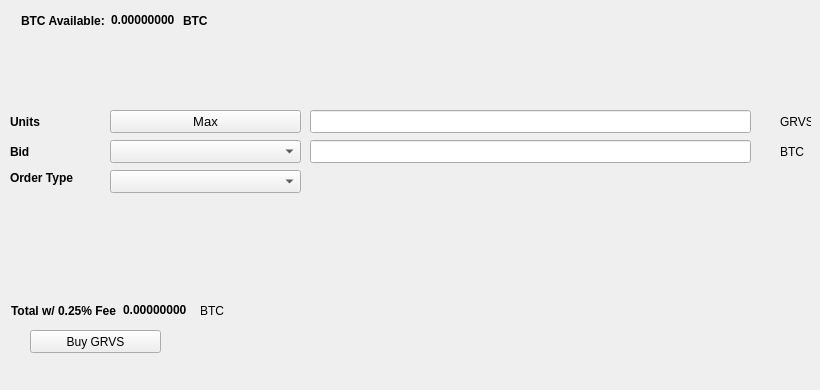
   <widget class="QWidget" name="BuyTab">
    <attribute name="title">
     <string>Buy</string>
    </attribute>
    <widget class="QPushButton" name="BuyGRVS">
     <property name="geometry">
      <rect>
       <x>30</x>
       <y>330</y>
       <width>131</width>
       <height>23</height>
      </rect>
     </property>
     <property name="text">
      <string>Buy GRVS</string>
     </property>
     <property name="icon">
      <iconset resource="../grvs.qrc">
       <normaloff>:/icons/bitcoin</normaloff>:/icons/bitcoin</iconset>
     </property>
    </widget>
    <widget class="QLabel" name="label_3">
     <property name="geometry">
      <rect>
       <x>10</x>
       <y>110</y>
       <width>46</width>
       <height>23</height>
      </rect>
     </property>
     <property name="font">
      <font>
       <weight>75</weight>
       <bold>true</bold>
      </font>
     </property>
     <property name="text">
      <string>Units</string>
     </property>
    </widget>
    <widget class="QLineEdit" name="UnitsInput">
     <property name="geometry">
      <rect>
       <x>310</x>
       <y>110</y>
       <width>441</width>
       <height>23</height>
      </rect>
     </property>
     <property name="font">
      <font>
       <pointsize>9</pointsize>
       <weight>75</weight>
       <bold>true</bold>
      </font>
     </property>
    </widget>
    <widget class="QLineEdit" name="BuyBidPriceEdit">
     <property name="geometry">
      <rect>
       <x>310</x>
       <y>140</y>
       <width>441</width>
       <height>23</height>
      </rect>
     </property>
     <property name="font">
      <font>
       <pointsize>9</pointsize>
       <weight>75</weight>
       <bold>true</bold>
      </font>
     </property>
    </widget>
    <widget class="QLabel" name="label_4">
     <property name="geometry">
      <rect>
       <x>780</x>
       <y>110</y>
       <width>31</width>
       <height>23</height>
      </rect>
     </property>
     <property name="text">
      <string>GRVS</string>
     </property>
    </widget>
    <widget class="QLabel" name="label_5">
     <property name="geometry">
      <rect>
       <x>780</x>
       <y>140</y>
       <width>31</width>
       <height>23</height>
      </rect>
     </property>
     <property name="text">
      <string>BTC</string>
     </property>
    </widget>
    <widget class="QLabel" name="label_6">
     <property name="geometry">
      <rect>
       <x>10</x>
       <y>140</y>
       <width>46</width>
       <height>23</height>
      </rect>
     </property>
     <property name="font">
      <font>
       <weight>75</weight>
       <bold>true</bold>
      </font>
     </property>
     <property name="text">
      <string>Bid</string>
     </property>
    </widget>
    <widget class="QLabel" name="label_7">
     <property name="geometry">
      <rect>
       <x>10</x>
       <y>170</y>
       <width>91</width>
       <height>16</height>
      </rect>
     </property>
     <property name="font">
      <font>
       <weight>75</weight>
       <bold>true</bold>
      </font>
     </property>
     <property name="text">
      <string>Order Type</string>
     </property>
    </widget>
    <widget class="QPushButton" name="Buy_Max_Amount">
     <property name="geometry">
      <rect>
       <x>110</x>
       <y>110</y>
       <width>191</width>
       <height>23</height>
      </rect>
     </property>
     <property name="font">
      <font>
       <pointsize>10</pointsize>
      </font>
     </property>
     <property name="text">
      <string>Max</string>
     </property>
    </widget>
    <widget class="QComboBox" name="BuyBidcomboBox">
     <property name="geometry">
      <rect>
       <x>110</x>
       <y>140</y>
       <width>191</width>
       <height>23</height>
      </rect>
     </property>
     <property name="font">
      <font>
       <pointsize>10</pointsize>
      </font>
     </property>
    </widget>
    <widget class="QComboBox" name="buyOrdertypeCombo">
     <property name="geometry">
      <rect>
       <x>110</x>
       <y>170</y>
       <width>191</width>
       <height>23</height>
      </rect>
     </property>
     <property name="font">
      <font>
       <pointsize>10</pointsize>
      </font>
     </property>
    </widget>
    <widget class="QWidget" name="layoutWidget1">
     <property name="geometry">
      <rect>
       <x>21</x>
       <y>11</y>
       <width>227</width>
       <height>19</height>
      </rect>
     </property>
     <layout class="QHBoxLayout" name="horizontalLayout_3">
      <item>
       <widget class="QLabel" name="label232">
        <property name="font">
         <font>
          <weight>75</weight>
          <bold>true</bold>
         </font>
        </property>
        <property name="text">
         <string>BTC Available:</string>
        </property>
       </widget>
      </item>
      <item>
       <widget class="QLabel" name="BtcAvailableLbl">
        <property name="palette">
         <palette>
          <active>
           <colorrole role="WindowText">
            <brush brushstyle="SolidPattern">
             <color alpha="255">
              <red>0</red>
              <green>0</green>
              <blue>0</blue>
             </color>
            </brush>
           </colorrole>
           <colorrole role="Button">
            <brush brushstyle="SolidPattern">
             <color alpha="255">
              <red>0</red>
              <green>170</green>
              <blue>0</blue>
             </color>
            </brush>
           </colorrole>
           <colorrole role="Light">
            <brush brushstyle="SolidPattern">
             <color alpha="255">
              <red>0</red>
              <green>255</green>
              <blue>0</blue>
             </color>
            </brush>
           </colorrole>
           <colorrole role="Midlight">
            <brush brushstyle="SolidPattern">
             <color alpha="255">
              <red>0</red>
              <green>212</green>
              <blue>0</blue>
             </color>
            </brush>
           </colorrole>
           <colorrole role="Dark">
            <brush brushstyle="SolidPattern">
             <color alpha="255">
              <red>0</red>
              <green>85</green>
              <blue>0</blue>
             </color>
            </brush>
           </colorrole>
           <colorrole role="Mid">
            <brush brushstyle="SolidPattern">
             <color alpha="255">
              <red>0</red>
              <green>113</green>
              <blue>0</blue>
             </color>
            </brush>
           </colorrole>
           <colorrole role="Text">
            <brush brushstyle="SolidPattern">
             <color alpha="255">
              <red>0</red>
              <green>170</green>
              <blue>0</blue>
             </color>
            </brush>
           </colorrole>
           <colorrole role="BrightText">
            <brush brushstyle="SolidPattern">
             <color alpha="255">
              <red>255</red>
              <green>255</green>
              <blue>255</blue>
             </color>
            </brush>
           </colorrole>
           <colorrole role="ButtonText">
            <brush brushstyle="SolidPattern">
             <color alpha="255">
              <red>0</red>
              <green>0</green>
              <blue>0</blue>
             </color>
            </brush>
           </colorrole>
           <colorrole role="Base">
            <brush brushstyle="SolidPattern">
             <color alpha="255">
              <red>255</red>
              <green>255</green>
              <blue>255</blue>
             </color>
            </brush>
           </colorrole>
           <colorrole role="Window">
            <brush brushstyle="SolidPattern">
             <color alpha="255">
              <red>0</red>
              <green>170</green>
              <blue>0</blue>
             </color>
            </brush>
           </colorrole>
           <colorrole role="Shadow">
            <brush brushstyle="SolidPattern">
             <color alpha="255">
              <red>0</red>
              <green>0</green>
              <blue>0</blue>
             </color>
            </brush>
           </colorrole>
           <colorrole role="AlternateBase">
            <brush brushstyle="SolidPattern">
             <color alpha="255">
              <red>127</red>
              <green>212</green>
              <blue>127</blue>
             </color>
            </brush>
           </colorrole>
           <colorrole role="ToolTipBase">
            <brush brushstyle="SolidPattern">
             <color alpha="255">
              <red>255</red>
              <green>255</green>
              <blue>220</blue>
             </color>
            </brush>
           </colorrole>
           <colorrole role="ToolTipText">
            <brush brushstyle="SolidPattern">
             <color alpha="255">
              <red>0</red>
              <green>0</green>
              <blue>0</blue>
             </color>
            </brush>
           </colorrole>
          </active>
          <inactive>
           <colorrole role="WindowText">
            <brush brushstyle="SolidPattern">
             <color alpha="255">
              <red>0</red>
              <green>0</green>
              <blue>0</blue>
             </color>
            </brush>
           </colorrole>
           <colorrole role="Button">
            <brush brushstyle="SolidPattern">
             <color alpha="255">
              <red>0</red>
              <green>170</green>
              <blue>0</blue>
             </color>
            </brush>
           </colorrole>
           <colorrole role="Light">
            <brush brushstyle="SolidPattern">
             <color alpha="255">
              <red>0</red>
              <green>255</green>
              <blue>0</blue>
             </color>
            </brush>
           </colorrole>
           <colorrole role="Midlight">
            <brush brushstyle="SolidPattern">
             <color alpha="255">
              <red>0</red>
              <green>212</green>
              <blue>0</blue>
             </color>
            </brush>
           </colorrole>
           <colorrole role="Dark">
            <brush brushstyle="SolidPattern">
             <color alpha="255">
              <red>0</red>
              <green>85</green>
              <blue>0</blue>
             </color>
            </brush>
           </colorrole>
           <colorrole role="Mid">
            <brush brushstyle="SolidPattern">
             <color alpha="255">
              <red>0</red>
              <green>113</green>
              <blue>0</blue>
             </color>
            </brush>
           </colorrole>
           <colorrole role="Text">
            <brush brushstyle="SolidPattern">
             <color alpha="255">
              <red>0</red>
              <green>170</green>
              <blue>0</blue>
             </color>
            </brush>
           </colorrole>
           <colorrole role="BrightText">
            <brush brushstyle="SolidPattern">
             <color alpha="255">
              <red>255</red>
              <green>255</green>
              <blue>255</blue>
             </color>
            </brush>
           </colorrole>
           <colorrole role="ButtonText">
            <brush brushstyle="SolidPattern">
             <color alpha="255">
              <red>0</red>
              <green>0</green>
              <blue>0</blue>
             </color>
            </brush>
           </colorrole>
           <colorrole role="Base">
            <brush brushstyle="SolidPattern">
             <color alpha="255">
              <red>255</red>
              <green>255</green>
              <blue>255</blue>
             </color>
            </brush>
           </colorrole>
           <colorrole role="Window">
            <brush brushstyle="SolidPattern">
             <color alpha="255">
              <red>0</red>
              <green>170</green>
              <blue>0</blue>
             </color>
            </brush>
           </colorrole>
           <colorrole role="Shadow">
            <brush brushstyle="SolidPattern">
             <color alpha="255">
              <red>0</red>
              <green>0</green>
              <blue>0</blue>
             </color>
            </brush>
           </colorrole>
           <colorrole role="AlternateBase">
            <brush brushstyle="SolidPattern">
             <color alpha="255">
              <red>127</red>
              <green>212</green>
              <blue>127</blue>
             </color>
            </brush>
           </colorrole>
           <colorrole role="ToolTipBase">
            <brush brushstyle="SolidPattern">
             <color alpha="255">
              <red>255</red>
              <green>255</green>
              <blue>220</blue>
             </color>
            </brush>
           </colorrole>
           <colorrole role="ToolTipText">
            <brush brushstyle="SolidPattern">
             <color alpha="255">
              <red>0</red>
              <green>0</green>
              <blue>0</blue>
             </color>
            </brush>
           </colorrole>
          </inactive>
          <disabled>
           <colorrole role="WindowText">
            <brush brushstyle="SolidPattern">
             <color alpha="255">
              <red>0</red>
              <green>85</green>
              <blue>0</blue>
             </color>
            </brush>
           </colorrole>
           <colorrole role="Button">
            <brush brushstyle="SolidPattern">
             <color alpha="255">
              <red>0</red>
              <green>170</green>
              <blue>0</blue>
             </color>
            </brush>
           </colorrole>
           <colorrole role="Light">
            <brush brushstyle="SolidPattern">
             <color alpha="255">
              <red>0</red>
              <green>255</green>
              <blue>0</blue>
             </color>
            </brush>
           </colorrole>
           <colorrole role="Midlight">
            <brush brushstyle="SolidPattern">
             <color alpha="255">
              <red>0</red>
              <green>212</green>
              <blue>0</blue>
             </color>
            </brush>
           </colorrole>
           <colorrole role="Dark">
            <brush brushstyle="SolidPattern">
             <color alpha="255">
              <red>0</red>
              <green>85</green>
              <blue>0</blue>
             </color>
            </brush>
           </colorrole>
           <colorrole role="Mid">
            <brush brushstyle="SolidPattern">
             <color alpha="255">
              <red>0</red>
              <green>113</green>
              <blue>0</blue>
             </color>
            </brush>
           </colorrole>
           <colorrole role="Text">
            <brush brushstyle="SolidPattern">
             <color alpha="255">
              <red>0</red>
              <green>85</green>
              <blue>0</blue>
             </color>
            </brush>
           </colorrole>
           <colorrole role="BrightText">
            <brush brushstyle="SolidPattern">
             <color alpha="255">
              <red>255</red>
              <green>255</green>
              <blue>255</blue>
             </color>
            </brush>
           </colorrole>
           <colorrole role="ButtonText">
            <brush brushstyle="SolidPattern">
             <color alpha="255">
              <red>0</red>
              <green>85</green>
              <blue>0</blue>
             </color>
            </brush>
           </colorrole>
           <colorrole role="Base">
            <brush brushstyle="SolidPattern">
             <color alpha="255">
              <red>0</red>
              <green>170</green>
              <blue>0</blue>
             </color>
            </brush>
           </colorrole>
           <colorrole role="Window">
            <brush brushstyle="SolidPattern">
             <color alpha="255">
              <red>0</red>
              <green>170</green>
              <blue>0</blue>
             </color>
            </brush>
           </colorrole>
           <colorrole role="Shadow">
            <brush brushstyle="SolidPattern">
             <color alpha="255">
              <red>0</red>
              <green>0</green>
              <blue>0</blue>
             </color>
            </brush>
           </colorrole>
           <colorrole role="AlternateBase">
            <brush brushstyle="SolidPattern">
             <color alpha="255">
              <red>0</red>
              <green>170</green>
              <blue>0</blue>
             </color>
            </brush>
           </colorrole>
           <colorrole role="ToolTipBase">
            <brush brushstyle="SolidPattern">
             <color alpha="255">
              <red>255</red>
              <green>255</green>
              <blue>220</blue>
             </color>
            </brush>
           </colorrole>
           <colorrole role="ToolTipText">
            <brush brushstyle="SolidPattern">
             <color alpha="255">
              <red>0</red>
              <green>0</green>
              <blue>0</blue>
             </color>
            </brush>
           </colorrole>
          </disabled>
         </palette>
        </property>
        <property name="font">
         <font>
          <weight>75</weight>
          <bold>true</bold>
         </font>
        </property>
        <property name="text">
         <string>0.00000000</string>
        </property>
        <property name="textInteractionFlags">
         <set>Qt::LinksAccessibleByMouse|Qt::TextSelectableByKeyboard|Qt::TextSelectableByMouse</set>
        </property>
       </widget>
      </item>
      <item>
       <widget class="QLabel" name="BtcAvailableLbl_2">
        <property name="font">
         <font>
          <weight>75</weight>
          <bold>true</bold>
         </font>
        </property>
        <property name="text">
         <string>BTC</string>
        </property>
       </widget>
      </item>
     </layout>
    </widget>
    <widget class="QWidget" name="layoutWidge2">
     <property name="geometry">
      <rect>
       <x>11</x>
       <y>301</y>
       <width>259</width>
       <height>19</height>
      </rect>
     </property>
     <layout class="QHBoxLayout" name="horizontalLayout_4">
      <item>
       <widget class="QLabel" name="label_9">
        <property name="font">
         <font>
          <weight>75</weight>
          <bold>true</bold>
         </font>
        </property>
        <property name="text">
         <string>Total w/ 0.25% Fee</string>
        </property>
       </widget>
      </item>
      <item>
       <widget class="QLabel" name="BuyCostLabel">
        <property name="palette">
         <palette>
          <active>
           <colorrole role="WindowText">
            <brush brushstyle="SolidPattern">
             <color alpha="255">
              <red>0</red>
              <green>0</green>
              <blue>0</blue>
             </color>
            </brush>
           </colorrole>
           <colorrole role="Button">
            <brush brushstyle="SolidPattern">
             <color alpha="255">
              <red>0</red>
              <green>170</green>
              <blue>0</blue>
             </color>
            </brush>
           </colorrole>
           <colorrole role="Light">
            <brush brushstyle="SolidPattern">
             <color alpha="255">
              <red>0</red>
              <green>255</green>
              <blue>0</blue>
             </color>
            </brush>
           </colorrole>
           <colorrole role="Midlight">
            <brush brushstyle="SolidPattern">
             <color alpha="255">
              <red>0</red>
              <green>212</green>
              <blue>0</blue>
             </color>
            </brush>
           </colorrole>
           <colorrole role="Dark">
            <brush brushstyle="SolidPattern">
             <color alpha="255">
              <red>0</red>
              <green>85</green>
              <blue>0</blue>
             </color>
            </brush>
           </colorrole>
           <colorrole role="Mid">
            <brush brushstyle="SolidPattern">
             <color alpha="255">
              <red>0</red>
              <green>113</green>
              <blue>0</blue>
             </color>
            </brush>
           </colorrole>
           <colorrole role="Text">
            <brush brushstyle="SolidPattern">
             <color alpha="255">
              <red>0</red>
              <green>170</green>
              <blue>0</blue>
             </color>
            </brush>
           </colorrole>
           <colorrole role="BrightText">
            <brush brushstyle="SolidPattern">
             <color alpha="255">
              <red>255</red>
              <green>255</green>
              <blue>255</blue>
             </color>
            </brush>
           </colorrole>
           <colorrole role="ButtonText">
            <brush brushstyle="SolidPattern">
             <color alpha="255">
              <red>0</red>
              <green>0</green>
              <blue>0</blue>
             </color>
            </brush>
           </colorrole>
           <colorrole role="Base">
            <brush brushstyle="SolidPattern">
             <color alpha="255">
              <red>255</red>
              <green>255</green>
              <blue>255</blue>
             </color>
            </brush>
           </colorrole>
           <colorrole role="Window">
            <brush brushstyle="SolidPattern">
             <color alpha="255">
              <red>0</red>
              <green>170</green>
              <blue>0</blue>
             </color>
            </brush>
           </colorrole>
           <colorrole role="Shadow">
            <brush brushstyle="SolidPattern">
             <color alpha="255">
              <red>0</red>
              <green>0</green>
              <blue>0</blue>
             </color>
            </brush>
           </colorrole>
           <colorrole role="AlternateBase">
            <brush brushstyle="SolidPattern">
             <color alpha="255">
              <red>127</red>
              <green>212</green>
              <blue>127</blue>
             </color>
            </brush>
           </colorrole>
           <colorrole role="ToolTipBase">
            <brush brushstyle="SolidPattern">
             <color alpha="255">
              <red>255</red>
              <green>255</green>
              <blue>220</blue>
             </color>
            </brush>
           </colorrole>
           <colorrole role="ToolTipText">
            <brush brushstyle="SolidPattern">
             <color alpha="255">
              <red>0</red>
              <green>0</green>
              <blue>0</blue>
             </color>
            </brush>
           </colorrole>
          </active>
          <inactive>
           <colorrole role="WindowText">
            <brush brushstyle="SolidPattern">
             <color alpha="255">
              <red>0</red>
              <green>0</green>
              <blue>0</blue>
             </color>
            </brush>
           </colorrole>
           <colorrole role="Button">
            <brush brushstyle="SolidPattern">
             <color alpha="255">
              <red>0</red>
              <green>170</green>
              <blue>0</blue>
             </color>
            </brush>
           </colorrole>
           <colorrole role="Light">
            <brush brushstyle="SolidPattern">
             <color alpha="255">
              <red>0</red>
              <green>255</green>
              <blue>0</blue>
             </color>
            </brush>
           </colorrole>
           <colorrole role="Midlight">
            <brush brushstyle="SolidPattern">
             <color alpha="255">
              <red>0</red>
              <green>212</green>
              <blue>0</blue>
             </color>
            </brush>
           </colorrole>
           <colorrole role="Dark">
            <brush brushstyle="SolidPattern">
             <color alpha="255">
              <red>0</red>
              <green>85</green>
              <blue>0</blue>
             </color>
            </brush>
           </colorrole>
           <colorrole role="Mid">
            <brush brushstyle="SolidPattern">
             <color alpha="255">
              <red>0</red>
              <green>113</green>
              <blue>0</blue>
             </color>
            </brush>
           </colorrole>
           <colorrole role="Text">
            <brush brushstyle="SolidPattern">
             <color alpha="255">
              <red>0</red>
              <green>170</green>
              <blue>0</blue>
             </color>
            </brush>
           </colorrole>
           <colorrole role="BrightText">
            <brush brushstyle="SolidPattern">
             <color alpha="255">
              <red>255</red>
              <green>255</green>
              <blue>255</blue>
             </color>
            </brush>
           </colorrole>
           <colorrole role="ButtonText">
            <brush brushstyle="SolidPattern">
             <color alpha="255">
              <red>0</red>
              <green>0</green>
              <blue>0</blue>
             </color>
            </brush>
           </colorrole>
           <colorrole role="Base">
            <brush brushstyle="SolidPattern">
             <color alpha="255">
              <red>255</red>
              <green>255</green>
              <blue>255</blue>
             </color>
            </brush>
           </colorrole>
           <colorrole role="Window">
            <brush brushstyle="SolidPattern">
             <color alpha="255">
              <red>0</red>
              <green>170</green>
              <blue>0</blue>
             </color>
            </brush>
           </colorrole>
           <colorrole role="Shadow">
            <brush brushstyle="SolidPattern">
             <color alpha="255">
              <red>0</red>
              <green>0</green>
              <blue>0</blue>
             </color>
            </brush>
           </colorrole>
           <colorrole role="AlternateBase">
            <brush brushstyle="SolidPattern">
             <color alpha="255">
              <red>127</red>
              <green>212</green>
              <blue>127</blue>
             </color>
            </brush>
           </colorrole>
           <colorrole role="ToolTipBase">
            <brush brushstyle="SolidPattern">
             <color alpha="255">
              <red>255</red>
              <green>255</green>
              <blue>220</blue>
             </color>
            </brush>
           </colorrole>
           <colorrole role="ToolTipText">
            <brush brushstyle="SolidPattern">
             <color alpha="255">
              <red>0</red>
              <green>0</green>
              <blue>0</blue>
             </color>
            </brush>
           </colorrole>
          </inactive>
          <disabled>
           <colorrole role="WindowText">
            <brush brushstyle="SolidPattern">
             <color alpha="255">
              <red>0</red>
              <green>85</green>
              <blue>0</blue>
             </color>
            </brush>
           </colorrole>
           <colorrole role="Button">
            <brush brushstyle="SolidPattern">
             <color alpha="255">
              <red>0</red>
              <green>170</green>
              <blue>0</blue>
             </color>
            </brush>
           </colorrole>
           <colorrole role="Light">
            <brush brushstyle="SolidPattern">
             <color alpha="255">
              <red>0</red>
              <green>255</green>
              <blue>0</blue>
             </color>
            </brush>
           </colorrole>
           <colorrole role="Midlight">
            <brush brushstyle="SolidPattern">
             <color alpha="255">
              <red>0</red>
              <green>212</green>
              <blue>0</blue>
             </color>
            </brush>
           </colorrole>
           <colorrole role="Dark">
            <brush brushstyle="SolidPattern">
             <color alpha="255">
              <red>0</red>
              <green>85</green>
              <blue>0</blue>
             </color>
            </brush>
           </colorrole>
           <colorrole role="Mid">
            <brush brushstyle="SolidPattern">
             <color alpha="255">
              <red>0</red>
              <green>113</green>
              <blue>0</blue>
             </color>
            </brush>
           </colorrole>
           <colorrole role="Text">
            <brush brushstyle="SolidPattern">
             <color alpha="255">
              <red>0</red>
              <green>85</green>
              <blue>0</blue>
             </color>
            </brush>
           </colorrole>
           <colorrole role="BrightText">
            <brush brushstyle="SolidPattern">
             <color alpha="255">
              <red>255</red>
              <green>255</green>
              <blue>255</blue>
             </color>
            </brush>
           </colorrole>
           <colorrole role="ButtonText">
            <brush brushstyle="SolidPattern">
             <color alpha="255">
              <red>0</red>
              <green>85</green>
              <blue>0</blue>
             </color>
            </brush>
           </colorrole>
           <colorrole role="Base">
            <brush brushstyle="SolidPattern">
             <color alpha="255">
              <red>0</red>
              <green>170</green>
              <blue>0</blue>
             </color>
            </brush>
           </colorrole>
           <colorrole role="Window">
            <brush brushstyle="SolidPattern">
             <color alpha="255">
              <red>0</red>
              <green>170</green>
              <blue>0</blue>
             </color>
            </brush>
           </colorrole>
           <colorrole role="Shadow">
            <brush brushstyle="SolidPattern">
             <color alpha="255">
              <red>0</red>
              <green>0</green>
              <blue>0</blue>
             </color>
            </brush>
           </colorrole>
           <colorrole role="AlternateBase">
            <brush brushstyle="SolidPattern">
             <color alpha="255">
              <red>0</red>
              <green>170</green>
              <blue>0</blue>
             </color>
            </brush>
           </colorrole>
           <colorrole role="ToolTipBase">
            <brush brushstyle="SolidPattern">
             <color alpha="255">
              <red>255</red>
              <green>255</green>
              <blue>220</blue>
             </color>
            </brush>
           </colorrole>
           <colorrole role="ToolTipText">
            <brush brushstyle="SolidPattern">
             <color alpha="255">
              <red>0</red>
              <green>0</green>
              <blue>0</blue>
             </color>
            </brush>
           </colorrole>
          </disabled>
         </palette>
        </property>
        <property name="font">
         <font>
          <weight>75</weight>
          <bold>true</bold>
         </font>
        </property>
        <property name="autoFillBackground">
         <bool>false</bool>
        </property>
        <property name="text">
         <string>0.00000000</string>
        </property>
        <property name="textInteractionFlags">
         <set>Qt::LinksAccessibleByMouse|Qt::TextSelectableByMouse</set>
        </property>
       </widget>
      </item>
      <item>
       <widget class="QLabel" name="label_10">
        <property name="font">
         <font>
          <weight>50</weight>
          <bold>false</bold>
         </font>
        </property>
        <property name="text">
         <string>BTC</string>
        </property>
       </widget>
      </item>
     </layout>
    </widget>
    <widget class="QLabel" name="label_24">
     <property name="geometry">
      <rect>
       <x>460</x>
       <y>300</y>
       <width>281</width>
       <height>81</height>
      </rect>
     </property>
     <property name="text">
      <string/>
     </property>
     <property name="pixmap">
      <pixmap>:/images/bittrex</pixmap>
     </property>
    </widget>
   </widget>
